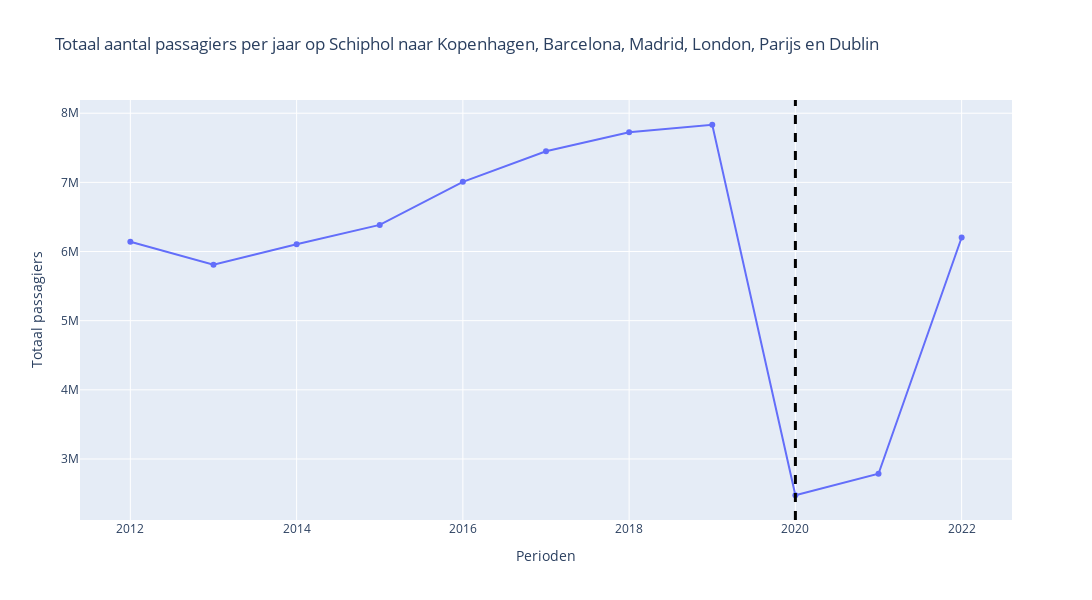
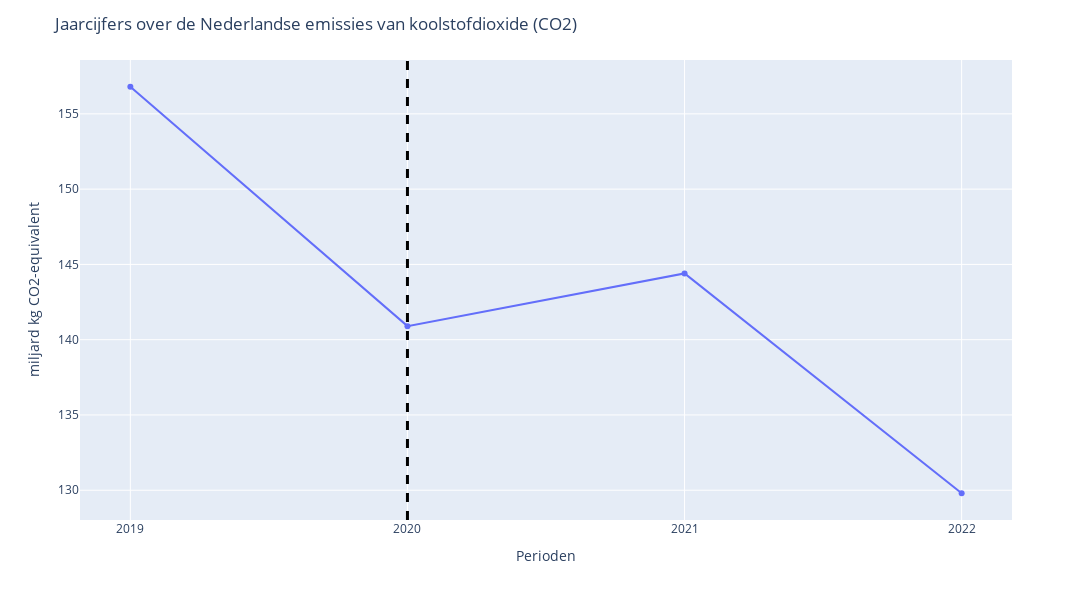

The code cell stored with these charts, in order, in its notebook:
### Markdown cell above
De COVID-19-pandemie, beter bekend als het coronavirus, heeft wereldwijd enorme gevolgen gehad voor de samenleving. In dit dataverhaal zullen we de verschillende perspectieven onderzoeken over de vraag of COVID-19 goed of slecht is geweest voor Nederland. Het is belangrijk op te merken dat deze perspectieven kunnen variëren en zelfs tegenstrijdig kunnen zijn.  

Aan de ene kant zijn er positieve aspecten. Tijdens de lockdownmaatregelen was er een opvallende verbetering van het milieu en de luchtkwaliteit in Nederland. Met minder auto's op de weg nam de uitstoot van schadelijke stoffen aanzienlijk af, wat een gunstig effect had op de volksgezondheid. Daarnaast heeft de pandemie geleid tot een versnelling van onlinesamenwerking en digitale innovatie. De beperkingen op fysieke bijeenkomsten hebben bedrijven en individuen gedwongen om nieuwe manieren van communicatie te omarmen, wat op de lange termijn wellicht kan leiden tot meer efficiëntie en kostenbesparingen in diverse sectoren van de Nederlandse economie. 

Aan de andere kant kunnen we de negatieve gevolgen van COVID-19 niet negeren. De toeristische industrie in Nederland heeft een zware klap gekregen door de reisbeperkingen en veiligheidsmaatregelen. Hotels, restaurants en andere toeristische bedrijven hebben aanzienlijke verliezen geleden, met een daling van het aantal banen in de sector. Daarnaast heeft de pandemie ook geleid tot een toename van mentale gezondheidsproblemen. De onzekerheid, angst en sociaal isolement die gepaard gaan met de pandemie hebben bijgedragen aan een grotere vraag naar geestelijke gezondheidszorg en ondersteuning. 

Het meest tragische negatieve effect van COVID-19 is de oversterfte die het heeft veroorzaakt. Het virus heeft een aanzienlijk aantal levens geëist in Nederland, met een immense impact op families en gemeenschappen. De gezondheidszorg en medische professionals hebben onvermoeibaar gewerkt om levens te redden en te verzorgen, maar de druk op het systeem was enorm. 

Het is belangrijk om te benadrukken dat deze verschillende perspectieven op COVID-19 in Nederland nauw met elkaar verbonden zijn. Hoewel er positieve aspecten zijn zoals verbeterde milieuomstandigheden en digitale innovatie, kunnen we de negatieve gevolgen, zoals economische schade, mentale gezondheidsproblemen en verlies van mensenlevens, niet negeren. 

In dit dataverhaal zullen we dieper ingaan op elk van deze perspectieven, waarbij we gebruikmaken van relevante datasets en visuele representaties om een uitgebalanceerd beeld te schetsen van de impact van COVID-19 op Nederland. Het is belangrijk om te begrijpen dat we in dit dataverhaal niet mensen tegen elkaar willen opzetten, maar juist willen laten zien hoe de coronacrisis in Nederland op verschillende manieren invloed heeft gehad. We willen een compleet beeld geven van de verschillende effecten die deze wereldwijde gezondheidscrisis heeft gehad. 

Als we verder gaan met ons onderzoek, is het essentieel om te onthouden dat COVID-19 een voortdurende situatie is die zich blijft ontwikkelen. Onze bevindingen zijn gebaseerd op beschikbare gegevens en kennis tot op heden.

### Code cell
import plotly.graph_objs as go
import plotly.express as px
import pandas as pd

df = pd.read_csv('Amsterdam_Airport_Schiphol__passagiersvervoer__partnerluchthaven_20062023_192658.csv')
df1 = df.drop('Luchthavens (herkomst/bestemming)', axis = 'columns')
df2 = df1.groupby('Perioden').sum()

fig = px.line(
    df2, 
    y="Totaal passagiers", 
    title='Totaal aantal passagiers per jaar op Schiphol naar Kopenhagen, Barcelona, Madrid, London, Parijs en Dublin',
    markers = True )


fig.update_layout(
    width = 1100,
    height = 600
    
)

fig.add_vline(x=2020, line_width=3, line_dash="dash", line_color="black")

fig.show()

db = pd.read_csv('Emissies_broeikasgassen__IPCC___klimaatsector__kwartaal_21062023_104240.csv')

fig = px.line(
    db,
    x = 'Perioden',
    y = db['miljard kg CO2-equivalent'],
    markers = True
)

fig.update_layout(
    autotypenumbers='convert types',
    height = 600,
    width = 1100,
    title = 'Jaarcijfers over de Nederlandse emissies van koolstofdioxide (CO2)'
)

fig.update_xaxes(type='category')
fig.add_vline(x=1, line_width=3, line_dash="dash", line_color="black")


fig.show()

### Figure 1 — Plotly figure (JSON) as saved in the notebook; plotly's stock layout.template omitted (floating-point values rounded to 4 significant figures)
{"data": [{"hovertemplate": "Perioden=%{x}<br>Totaal passagiers=%{y}<extra></extra>", "legendgroup": "", "line": {"color": "#636efa", "dash": "solid"}, "marker": {"symbol": "circle"}, "mode": "lines+markers", "name": "", "orientation": "v", "showlegend": false, "type": "scatter", "x": [2012, 2013, 2014, 2015, 2016, 2017, 2018, 2019, 2020, 2021, 2022], "xaxis": "x", "y": [6140653, 5808874, 6105595, 6384898, 7007992, 7449704, 7723607, 7833211, 2475626, 2786830, 6203142], "yaxis": "y"}], "layout": {"height": 600, "legend": {"tracegroupgap": 0}, "shapes": [{"line": {"color": "black", "dash": "dash", "width": 3}, "type": "line", "x0": 2020, "x1": 2020, "xref": "x", "y0": 0, "y1": 1, "yref": "y domain"}], "title": {"text": "Totaal aantal passagiers per jaar op Schiphol naar Kopenhagen, Barcelona, Madrid, London, Parijs en Dublin"}, "width": 1100, "xaxis": {"anchor": "y", "autorange": true, "domain": [0, 1], "range": [2011.0, 2023.0], "title": {"text": "Perioden"}, "type": "linear"}, "yaxis": {"anchor": "x", "autorange": true, "domain": [0, 1], "range": [2118000.0, 8191000.0], "title": {"text": "Totaal passagiers"}, "type": "linear"}}}

### Figure 2 — Plotly figure (JSON) as saved in the notebook; plotly's stock layout.template omitted (floating-point values rounded to 4 significant figures)
{"data": [{"hovertemplate": "Perioden=%{x}<br>miljard kg CO2-equivalent=%{y}<extra></extra>", "legendgroup": "", "line": {"color": "#636efa", "dash": "solid"}, "marker": {"symbol": "circle"}, "mode": "lines+markers", "name": "", "orientation": "v", "showlegend": false, "type": "scatter", "x": [2019, 2020, 2021, 2022], "xaxis": "x", "y": [156.8, 140.9, 144.4, 129.8], "yaxis": "y"}], "layout": {"autotypenumbers": "convert types", "height": 600, "legend": {"tracegroupgap": 0}, "margin": {"t": 60}, "shapes": [{"line": {"color": "black", "dash": "dash", "width": 3}, "type": "line", "x0": 1, "x1": 1, "xref": "x", "y0": 0, "y1": 1, "yref": "y domain"}], "title": {"text": "Jaarcijfers over de Nederlandse emissies van koolstofdioxide (CO2)"}, "width": 1100, "xaxis": {"anchor": "y", "autorange": true, "domain": [0, 1], "range": [-0.1816, 3.182], "title": {"text": "Perioden"}, "type": "category"}, "yaxis": {"anchor": "x", "autorange": true, "domain": [0, 1], "range": [128.0, 158.6], "title": {"text": "miljard kg CO2-equivalent"}, "type": "linear"}}}
